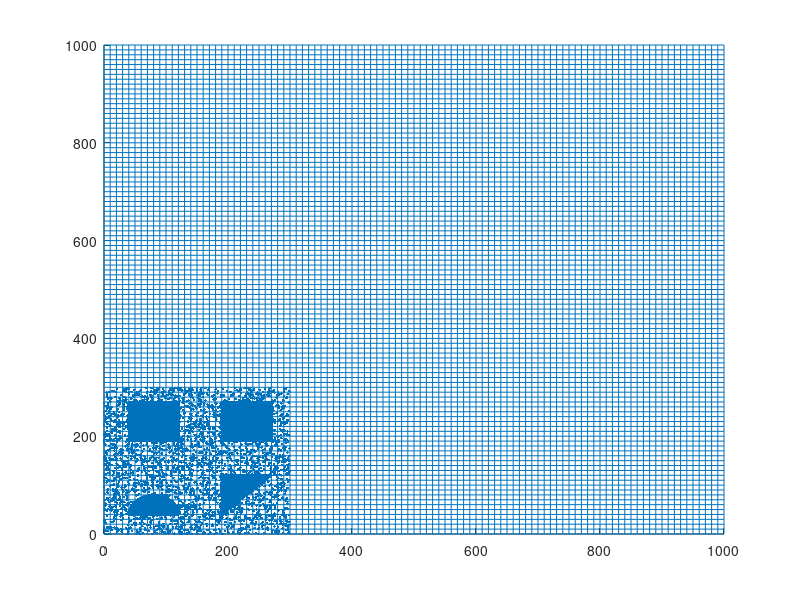

Write MATLAB code to recreate this figure.
len = 1000;
for i = 0:len/100:len
        line([i,i],[0,len]);
        line([0,len],[i,i]);
end
hold on;
clear;
clc;
A = importdata('data.txt');
x = A(:,1);
y = A(:,2);
plot(x,y,'.');
